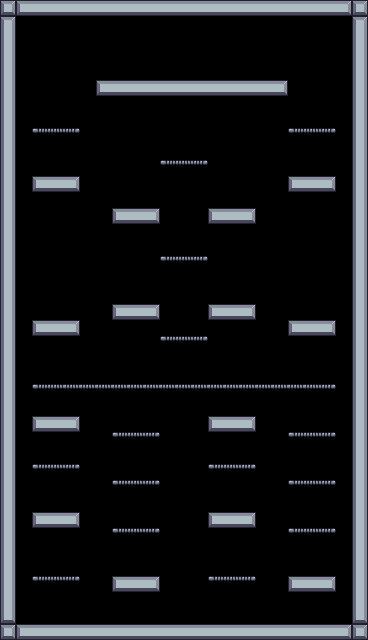

A 2D game scene composited from a Tiled map and its tileset images. What follows is a short description and the map's XML, with every tile layer's data as written:
An orthogonal 23x40 tile map with 16x16 px tiles, 1 tile layer (Background) and 46 objects (16x Platform, 6x Fruit, 2x Saw, Player, Checkpoint, ...).

<map version="1.10" tiledversion="1.11.0" orientation="orthogonal" renderorder="right-down" width="23" height="40" tilewidth="16" tileheight="16" infinite="0" nextlayerid="4" nextobjectid="63">
 <tileset firstgid="1" source="GameyCon.tsx" />
 <layer id="1" name="Background" width="23" height="40">
  <properties>
   <property name="BackgroundColor" value="Yellow" />
  </properties>
  <data encoding="csv">
123,101,102,102,102,102,102,102,102,102,102,102,102,102,102,102,102,102,102,102,102,103,123,
104,0,0,0,0,0,0,0,0,0,0,0,0,0,0,0,0,0,0,0,0,0,104,
126,0,0,0,0,0,0,0,0,0,0,0,0,0,0,0,0,0,0,0,0,0,126,
126,0,0,0,0,0,0,0,0,0,0,0,0,0,0,0,0,0,0,0,0,0,126,
126,0,0,0,0,0,0,0,0,0,0,0,0,0,0,0,0,0,0,0,0,0,126,
126,0,0,0,0,0,101,102,102,102,102,102,102,102,102,102,102,103,0,0,0,0,126,
126,0,0,0,0,0,0,0,0,0,0,0,0,0,0,0,0,0,0,0,0,0,126,
126,0,0,0,0,0,0,0,0,0,0,0,0,0,0,0,0,0,0,0,0,0,126,
126,0,62,63,64,0,0,0,0,0,0,0,0,0,0,0,0,0,62,63,64,0,126,
126,0,0,0,0,0,0,0,0,0,0,0,0,0,0,0,0,0,0,0,0,0,126,
126,0,0,0,0,0,0,0,0,0,62,63,64,0,0,0,0,0,0,0,0,0,126,
126,0,101,102,103,0,0,0,0,0,0,0,0,0,0,0,0,0,101,102,103,0,126,
126,0,0,0,0,0,0,0,0,0,0,0,0,0,0,0,0,0,0,0,0,0,126,
126,0,0,0,0,0,0,101,102,103,0,0,0,101,102,103,0,0,0,0,0,0,126,
126,0,0,0,0,0,0,0,0,0,0,0,0,0,0,0,0,0,0,0,0,0,126,
126,0,0,0,0,0,0,0,0,0,0,0,0,0,0,0,0,0,0,0,0,0,126,
126,0,0,0,0,0,0,0,0,0,62,63,64,0,0,0,0,0,0,0,0,0,126,
126,0,0,0,0,0,0,0,0,0,0,0,0,0,0,0,0,0,0,0,0,0,126,
126,0,0,0,0,0,0,0,0,0,0,0,0,0,0,0,0,0,0,0,0,0,126,
126,0,0,0,0,0,0,101,102,103,0,0,0,101,102,103,0,0,0,0,0,0,126,
126,0,101,102,103,0,0,0,0,0,0,0,0,0,0,0,0,0,101,102,103,0,126,
126,0,0,0,0,0,0,0,0,0,62,63,64,0,0,0,0,0,0,0,0,0,126,
126,0,0,0,0,0,0,0,0,0,0,0,0,0,0,0,0,0,0,0,0,0,126,
126,0,0,0,0,0,0,0,0,0,0,0,0,0,0,0,0,0,0,0,0,0,126,
126,0,62,63,63,63,63,63,63,63,63,63,63,63,63,63,63,63,63,63,64,0,126,
126,0,0,0,0,0,0,0,0,0,0,0,0,0,0,0,0,0,0,0,0,0,126,
126,0,101,102,103,0,0,0,0,0,0,0,0,101,102,103,0,0,0,0,0,0,126,
126,0,0,0,0,0,0,62,63,64,0,0,0,0,0,0,0,0,62,63,64,0,126,
126,0,0,0,0,0,0,0,0,0,0,0,0,0,0,0,0,0,0,0,0,0,126,
126,0,62,63,64,0,0,0,0,0,0,0,0,62,63,64,0,0,0,0,0,0,126,
126,0,0,0,0,0,0,62,63,64,0,0,0,0,0,0,0,0,62,63,64,0,126,
126,0,0,0,0,0,0,0,0,0,0,0,0,0,0,0,0,0,0,0,0,0,126,
126,0,101,102,103,0,0,0,0,0,0,0,0,101,102,103,0,0,0,0,0,0,126,
126,0,0,0,0,0,0,62,63,64,0,0,105,0,0,0,0,0,62,63,64,0,126,
126,0,0,0,0,0,0,0,0,0,0,0,0,0,0,0,0,0,0,0,0,0,126,
126,0,0,0,0,0,0,0,0,0,0,0,0,0,0,0,0,0,0,0,0,0,126,
126,0,62,63,64,0,0,101,102,103,0,0,0,62,63,64,0,105,101,102,103,0,126,
126,0,0,0,0,0,0,0,0,0,0,0,0,0,0,0,0,0,0,0,0,0,126,
148,0,0,0,0,0,0,0,0,0,0,0,0,0,0,0,0,0,0,0,0,0,148,
123,101,102,102,102,102,102,102,102,102,102,102,102,102,102,102,102,102,102,102,102,103,123
</data>
 </layer>
 <objectgroup id="2" name="Spawnpoints">
  <object id="1" name="Player" type="Player" x="16.6153" y="589.095" width="33.2311" height="31.7206" />
  <object id="25" type="Saw" x="31.7205" y="95.5393" width="31.7206" height="30.9653">
   <properties>
    <property name="isVertical" type="bool" value="false" />
    <property name="offNeg" type="float" value="0" />
    <property name="offPos" type="float" value="17" />
   </properties>
  </object>
  <object id="26" type="Checkpoint" x="162.003" y="16.2378" width="62.6859" height="62.6859" />
  <object id="27" name="Melon" type="Fruit" x="33.231" y="144.253" width="31.7206" height="30.2101" />
  <object id="28" name="Melon" type="Fruit" x="297.569" y="145.008" width="31.7206" height="30.2101" />
  <object id="29" name="Apple" type="Fruit" x="37.7625" y="286.24" width="31.7206" height="30.2101" />
  <object id="30" name="Apple" type="Fruit" x="294.548" y="286.996" width="31.7206" height="30.2101" />
  <object id="31" name="Orange" type="Fruit" x="111.777" y="449.375" width="31.7206" height="30.2101" />
  <object id="32" name="Orange" type="Fruit" x="296.059" y="546.802" width="31.7206" height="30.2101" />
  <object id="33" name="Chicken" type="Chicken" x="31.7205" y="353.08" width="31.7206" height="30.9653">
   <properties>
    <property name="offNeg" type="float" value="1" />
    <property name="offPos" type="float" value="18" />
   </properties>
  </object>
  <object id="34" type="Saw" x="168.421" y="480.717" width="31.7206" height="30.9653">
   <properties>
    <property name="isVertical" type="bool" value="true" />
    <property name="offNeg" type="float" value="5" />
    <property name="offPos" type="float" value="5" />
   </properties>
  </object>
 </objectgroup>
 <objectgroup id="3" name="Collisions">
  <object id="3" x="-0.75545" y="622.705" width="368.563" height="15.8603" />
  <object id="4" x="1.5105" y="0.755251" width="13.5945" height="621.572" />
  <object id="5" x="351.947" y="2.26575" width="14.3498" height="620.061" />
  <object id="6" x="16.6155" y="0.755251" width="335.332" height="14.3498" />
  <object id="7" x="32.4758" y="512.816" width="46.8256" height="15.8603" />
  <object id="8" x="111.777" y="577.767" width="48.3361" height="15.105" />
  <object id="9" x="290.017" y="577.012" width="43.8046" height="15.105" />
  <object id="12" x="209.205" y="513.571" width="46.0703" height="12.8393" />
  <object id="13" x="32.4758" y="415.388" width="46.8256" height="16.6155" />
  <object id="14" x="208.449" y="416.143" width="46.0703" height="15.105" />
  <object id="16" x="288.506" y="319.471" width="46.8256" height="16.6155" />
  <object id="17" x="206.939" y="303.611" width="47.5808" height="15.8603" />
  <object id="18" x="111.777" y="303.611" width="48.3361" height="15.105" />
  <object id="19" x="31.7206" y="317.961" width="49.0913" height="16.6155" />
  <object id="20" x="31.7206" y="175.974" width="46.8256" height="16.6155" />
  <object id="21" x="111.022" y="206.939" width="48.3361" height="18.126" />
  <object id="22" x="209.205" y="208.449" width="46.0703" height="15.8603" />
  <object id="23" x="287.751" y="176.729" width="48.3361" height="15.8603" />
  <object id="24" x="95.9169" y="79.3014" width="191.834" height="17.3708" />
  <object id="46" type="Platform" x="32.8535" y="575.879" width="47.5808" height="15.8603" />
  <object id="47" type="Platform" x="208.072" y="574.369" width="47.5808" height="15.8603" />
  <object id="48" type="Platform" x="32.8535" y="384.801" width="302.856" height="15.8603" />
  <object id="50" type="Platform" x="209.582" y="464.102" width="47.5808" height="15.8603" />
  <object id="51" type="Platform" x="288.884" y="431.626" width="47.5808" height="15.8603" />
  <object id="52" type="Platform" x="161.246" y="256.408" width="47.5808" height="15.8603" />
  <object id="53" type="Platform" x="160.491" y="158.98" width="47.5808" height="15.8603" />
  <object id="54" type="Platform" x="32.0982" y="128.015" width="47.5808" height="15.8603" />
  <object id="55" type="Platform" x="288.128" y="125.749" width="47.5808" height="15.8603" />
  <object id="56" type="Platform" x="110.644" y="432.381" width="47.5808" height="15.8603" />
  <object id="57" type="Platform" x="288.884" y="527.543" width="47.5808" height="15.8603" />
  <object id="58" type="Platform" x="112.155" y="526.788" width="47.5808" height="15.8603" />
  <object id="59" type="Platform" x="111.4" y="479.207" width="47.5808" height="15.8603" />
  <object id="60" type="Platform" x="288.884" y="478.452" width="47.5808" height="15.8603" />
  <object id="61" type="Platform" x="31.3429" y="462.591" width="47.5808" height="15.8603" />
  <object id="62" type="Platform" x="160.491" y="334.954" width="47.5808" height="15.8603" />
 </objectgroup>
</map>
